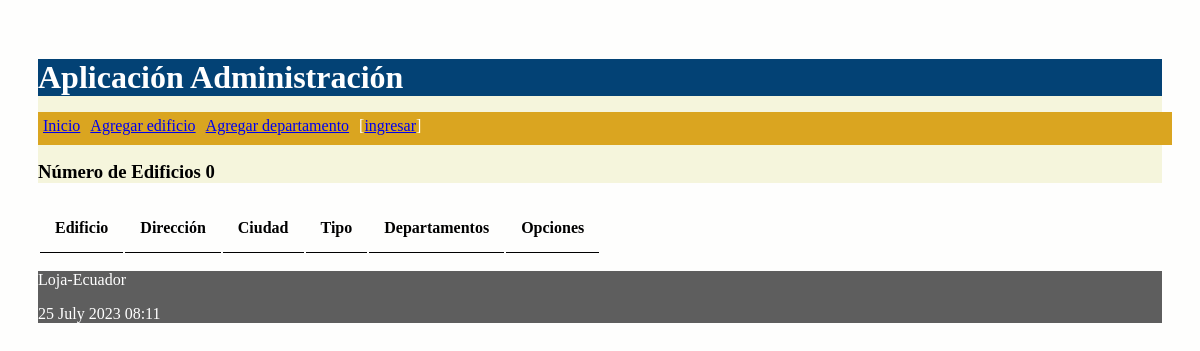
Before: / with the older database file.
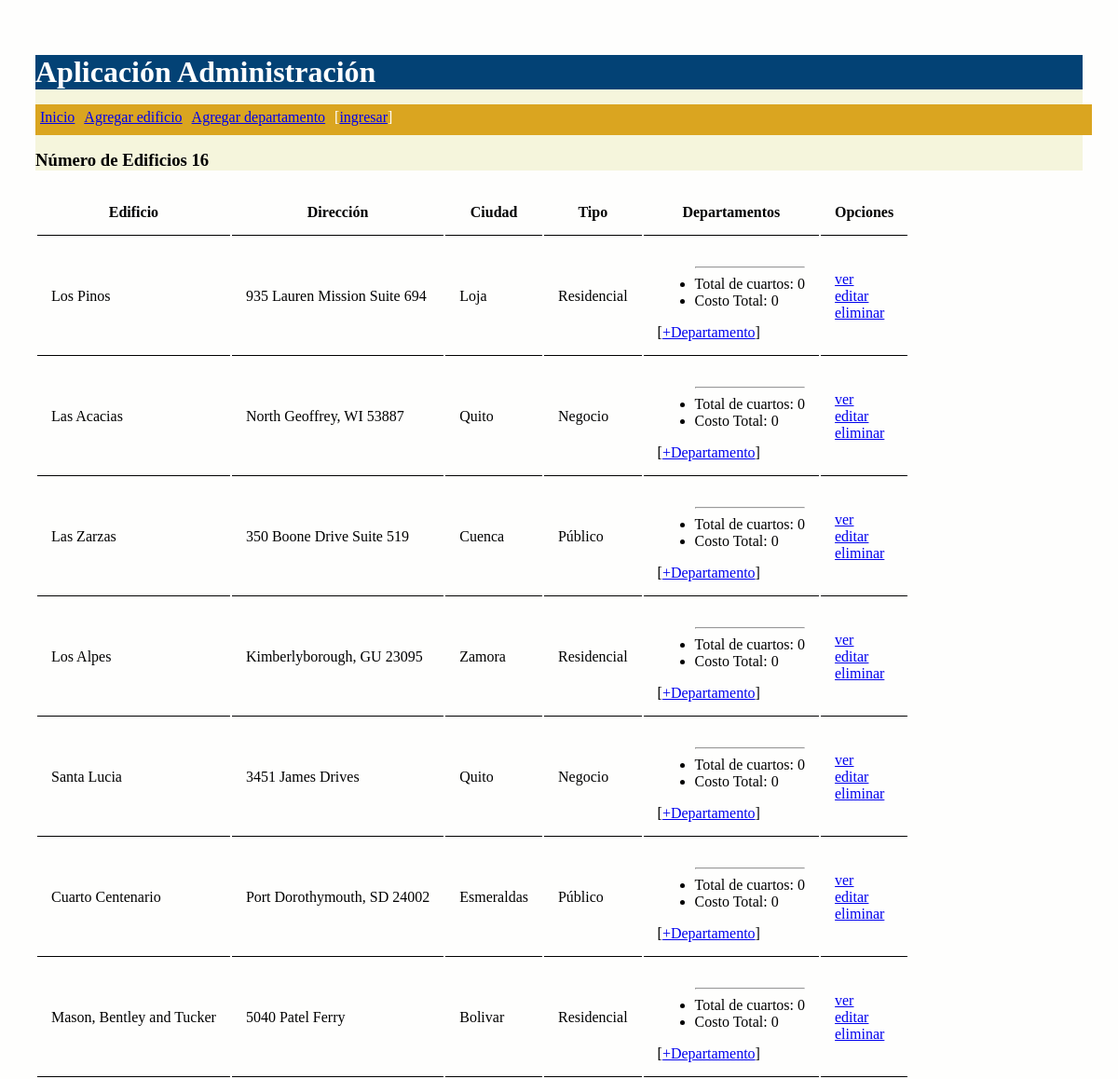
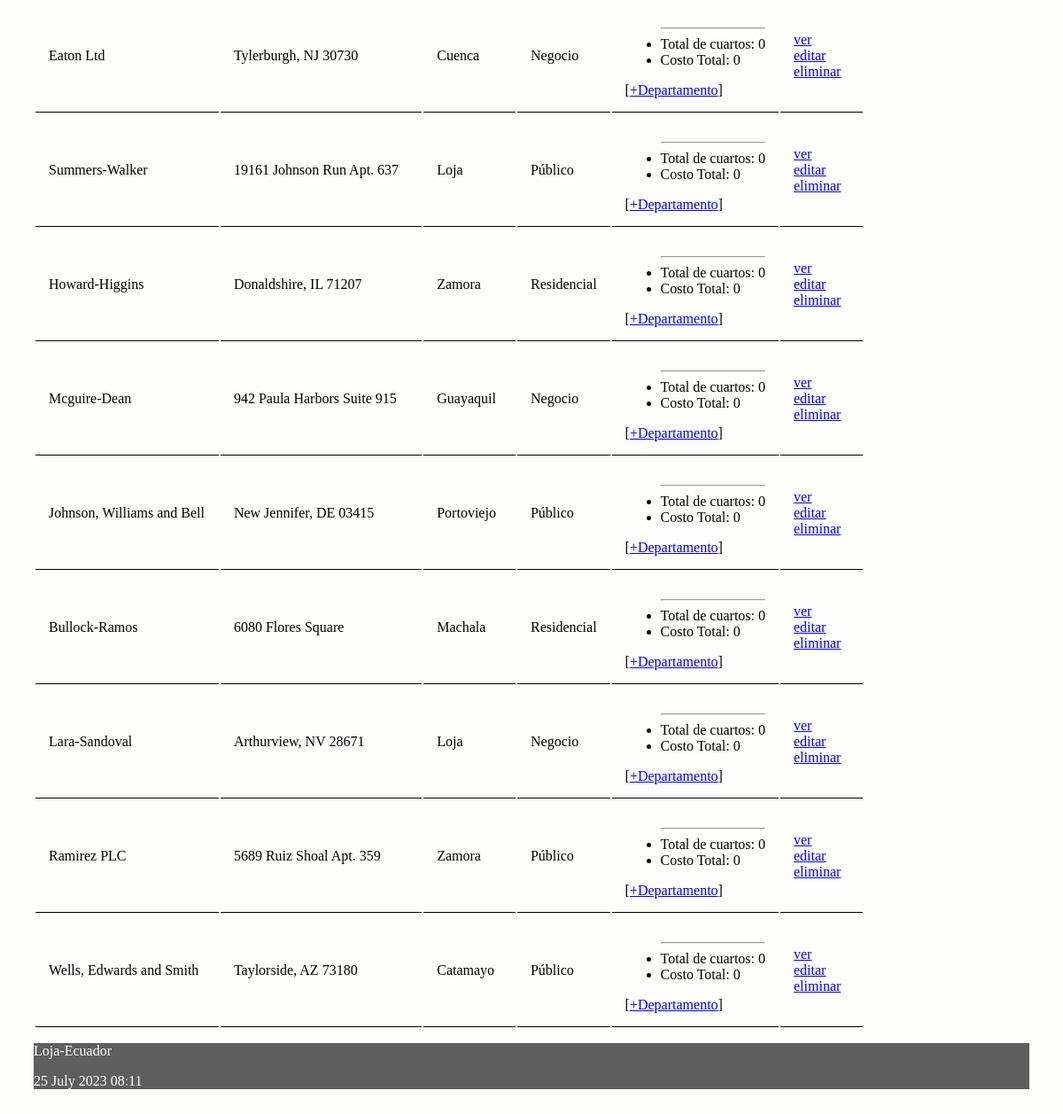
After: the same page with the newer database file (2 pictures, top to bottom).
### proyecto/models.py (models this page shows, shortened)
class Edificio(models.Model):
    opciones_tipo_edificio = (
        ('Residencial', 'Residencial'),
        ('Público', 'Público'),
        ('Negocio', 'Negocio'),
    )
    nombre = models.CharField(max_length=30)
    direccion = models.CharField(max_length=30)
    ciudad = models.CharField(max_length=30)
    tipo = models.CharField(max_length=30, choices=opciones_tipo_edificio)
    def get_nro_cuartos_total(self):
        cantidadTotal = [d.nro_cuartos for d in self.departamentosE.all()]
        cantidadTotal = sum(cantidadTotal)
        return cantidadTotal
    def get_costo_total(self):
        costoTotal = [d.costo for d in self.departamentosE.all()]
        costoTotal = sum(costoTotal)
        return costoTotal

### proyecto/views.py (the view)
# urls.py: path('', views.index, name='index'),
def index(request):
    edificios = Edificio.objects.all()
    diccionario = {'edificios': edificios, 'numero_edificios': len(edificios)}
    return render(request, 'index.html', diccionario)

### proyecto/templates/index.html (shortened to what this page needs)
{% extends "master.html" %}
{% block content %}
<h3>Número de Edificios {{ numero_edificios }}</h3>
<table id="tabla_datos">
  <thead>
    <tr>
      <th>Edificio</th>
      <th>Dirección</th>
      <th>Ciudad</th>
      <th>Tipo</th>
      <th>Departamentos</th>
      <th>Opciones</th>
    </tr>
  </thead>
  {% for e in edificios %}
  <tr>
    <td> {{e.nombre}} </td>
    <td> {{e.direccion}} </td>
    <td> {{e.ciudad}}</td>
    <td> {{e.tipo}}</td>
    <td>
      <ul>
        <hr>
        <li>
          Total de cuartos: {{e.get_nro_cuartos_total}}
        </li>
        <li>
          Costo Total: {{e.get_costo_total}}
        </li>
      </ul>
        [<a href="{% url 'crear_departamento_edificio' e.id%}">+Departamento</a>]
    </td>
    <td>
      <a href="{% url 'obtener_edificio' e.id %}">ver</a> <br>
      <a href="{% url 'editar_edificio' e.id %}">editar</a> <br>
      <a href="{% url 'eliminar_edificio' e.id %}"
      onclick="return confirm('¿Está seguro de la eliminación?')" >
      eliminar</a>
    </td>
  </tr>
  {% endfor %}
</table>
{% endblock %}

### proyecto/templates/master.html (shortened to what this page needs)
<!DOCTYPE html>
<html>
  <head>
    {% load static %}
    <link rel="stylesheet" type="text/css" href="{% static 'css/estilos.css' %}">
    <link rel="stylesheet" type="text/css" href="https://cdn.datatables.net/1.10.25/css/jquery.dataTables.min.css">
  </head>
  <body>
    <header>
      <h1>Aplicación Administración</h1>
      <nav class="top_menu">
        <ul>
          <li><a href="{% url 'index' %}">Inicio</a></li>
          <li><a href="{% url 'crear_edificio' %}">Agregar edificio</a></li>
          <li><a href="{% url 'crear_departamento' %}">Agregar departamento</a></li>
          {% if user.is_authenticated %}
          <li><a href="{% url 'logout_view' %}">salir</a></li>
          {% else %}
          <li>[<a href="{% url 'login' %}">ingresar</a>]</li>
          {% endif %}
        </ul>
      </nav>
    </header>
    <section>
      {% block content %}
      {% endblock %}
    </section>
    <footer>
      <p>Loja-Ecuador</p>
      <p>{% now "j F Y H:i" %}</p>
    </footer>
  </body>
</html>

### proyecto/static/css/estilos.css (style rules this page uses)
body { background: #FEFEFD; padding: 30px; }
header { background: #034275; color: #FFF; }
section { width: 100%; }
h1 { margin-bottom: 0px; }
h3 { margin-top: 0px; background-color: beige; }
th, td { padding: 15px; border-bottom: 1px solid black; }
.top_menu ul { background: goldenrod; list-style:none; float:left; padding: 5px; width:100%; }
.top_menu ul li { float:left; margin-right:10px; margin-bottom:5px; text: #FFF; }
footer { background: #5E5E5E; color: #FFF; }

Changed rows visible on the page:
added Edificio: nombre "Los Pinos", direccion "935 Lauren Mission Suite 694", ciudad "Loja", tipo "Residencial", get_nro_cuartos_total "0", get_costo_total "0"
added Edificio: nombre "Las Acacias", direccion "North Geoffrey, WI 53887", ciudad "Quito", tipo "Negocio", get_nro_cuartos_total "0", get_costo_total "0"
added Edificio: nombre "Las Zarzas", direccion "350 Boone Drive Suite 519", ciudad "Cuenca", tipo "Público", get_nro_cuartos_total "0", get_costo_total "0"
added Edificio: nombre "Los Alpes", direccion "Kimberlyborough, GU 23095", ciudad "Zamora", tipo "Residencial", get_nro_cuartos_total "0", get_costo_total "0"
added Edificio: nombre "Santa Lucia", direccion "3451 James Drives", ciudad "Quito", tipo "Negocio", get_nro_cuartos_total "0", get_costo_total "0"
added Edificio: nombre "Cuarto Centenario", direccion "Port Dorothymouth, SD 24002", ciudad "Esmeraldas", tipo "Público", get_nro_cuartos_total "0", get_costo_total "0"
added Edificio: nombre "Mason, Bentley and Tucker", direccion "5040 Patel Ferry", ciudad "Bolivar", tipo "Residencial", get_nro_cuartos_total "0", get_costo_total "0"
added Edificio: nombre "Eaton Ltd", direccion "Tylerburgh, NJ 30730", ciudad "Cuenca", tipo "Negocio", get_nro_cuartos_total "0", get_costo_total "0"
added Edificio: nombre "Summers-Walker", direccion "19161 Johnson Run Apt. 637", ciudad "Loja", tipo "Público", get_nro_cuartos_total "0", get_costo_total "0"
added Edificio: nombre "Howard-Higgins", direccion "Donaldshire, IL 71207", ciudad "Zamora", tipo "Residencial", get_nro_cuartos_total "0", get_costo_total "0"
added Edificio: nombre "Mcguire-Dean", direccion "942 Paula Harbors Suite 915", ciudad "Guayaquil", tipo "Negocio", get_nro_cuartos_total "0", get_costo_total "0"
added Edificio: nombre "Johnson, Williams and Bell", direccion "New Jennifer, DE 03415", ciudad "Portoviejo", tipo "Público", get_nro_cuartos_total "0", get_costo_total "0"
added Edificio: nombre "Bullock-Ramos", direccion "6080 Flores Square", ciudad "Machala", tipo "Residencial", get_nro_cuartos_total "0", get_costo_total "0"
added Edificio: nombre "Lara-Sandoval", direccion "Arthurview, NV 28671", ciudad "Loja", tipo "Negocio", get_nro_cuartos_total "0", get_costo_total "0"
added Edificio: nombre "Ramirez PLC", direccion "5689 Ruiz Shoal Apt. 359", ciudad "Zamora", tipo "Público", get_nro_cuartos_total "0", get_costo_total "0"
added Edificio: nombre "Wells, Edwards and Smith", direccion "Taylorside, AZ 73180", ciudad "Catamayo", tipo "Público", get_nro_cuartos_total "0", get_costo_total "0"
Other visible differences:
{{ numero_edificios }}: "0" → "16"
